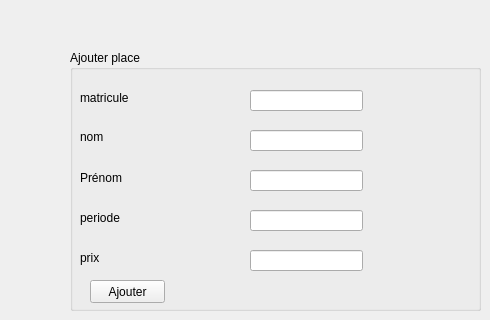
      <widget class="QWidget" name="tab_13">
       <attribute name="title">
        <string>ajouter place</string>
       </attribute>
       <widget class="QGroupBox" name="groupBox_11">
        <property name="geometry">
         <rect>
          <x>70</x>
          <y>50</y>
          <width>411</width>
          <height>261</height>
         </rect>
        </property>
        <property name="title">
         <string>Ajouter place</string>
        </property>
        <widget class="QLabel" name="label_37">
         <property name="geometry">
          <rect>
           <x>10</x>
           <y>40</y>
           <width>71</width>
           <height>16</height>
          </rect>
         </property>
         <property name="text">
          <string>matricule</string>
         </property>
        </widget>
        <widget class="QLabel" name="label_38">
         <property name="geometry">
          <rect>
           <x>10</x>
           <y>80</y>
           <width>47</width>
           <height>13</height>
          </rect>
         </property>
         <property name="text">
          <string>nom</string>
         </property>
        </widget>
        <widget class="QLabel" name="label_39">
         <property name="geometry">
          <rect>
           <x>10</x>
           <y>120</y>
           <width>151</width>
           <height>16</height>
          </rect>
         </property>
         <property name="text">
          <string>Prénom</string>
         </property>
        </widget>
        <widget class="QLineEdit" name="mat_par">
         <property name="geometry">
          <rect>
           <x>180</x>
           <y>40</y>
           <width>113</width>
           <height>21</height>
          </rect>
         </property>
        </widget>
        <widget class="QLineEdit" name="nom_par">
         <property name="geometry">
          <rect>
           <x>180</x>
           <y>80</y>
           <width>113</width>
           <height>21</height>
          </rect>
         </property>
        </widget>
        <widget class="QLineEdit" name="prenom_par">
         <property name="geometry">
          <rect>
           <x>180</x>
           <y>120</y>
           <width>113</width>
           <height>21</height>
          </rect>
         </property>
         <property name="inputMethodHints">
          <set>Qt::ImhNone</set>
         </property>
         <property name="maxLength">
          <number>50</number>
         </property>
        </widget>
        <widget class="QPushButton" name="pushButton_14">
         <property name="geometry">
          <rect>
           <x>20</x>
           <y>230</y>
           <width>75</width>
           <height>23</height>
          </rect>
         </property>
         <property name="text">
          <string>Ajouter</string>
         </property>
        </widget>
        <widget class="QLabel" name="label_40">
         <property name="geometry">
          <rect>
           <x>10</x>
           <y>160</y>
           <width>121</width>
           <height>16</height>
          </rect>
         </property>
         <property name="text">
          <string>periode</string>
         </property>
        </widget>
        <widget class="QLineEdit" name="periode_par">
         <property name="geometry">
          <rect>
           <x>180</x>
           <y>160</y>
           <width>113</width>
           <height>21</height>
          </rect>
         </property>
        </widget>
        <widget class="QLabel" name="label_80">
         <property name="geometry">
          <rect>
           <x>10</x>
           <y>200</y>
           <width>121</width>
           <height>16</height>
          </rect>
         </property>
         <property name="text">
          <string>prix</string>
         </property>
        </widget>
        <widget class="QLineEdit" name="prix_par">
         <property name="geometry">
          <rect>
           <x>180</x>
           <y>200</y>
           <width>113</width>
           <height>21</height>
          </rect>
         </property>
        </widget>
       </widget>
      </widget>
